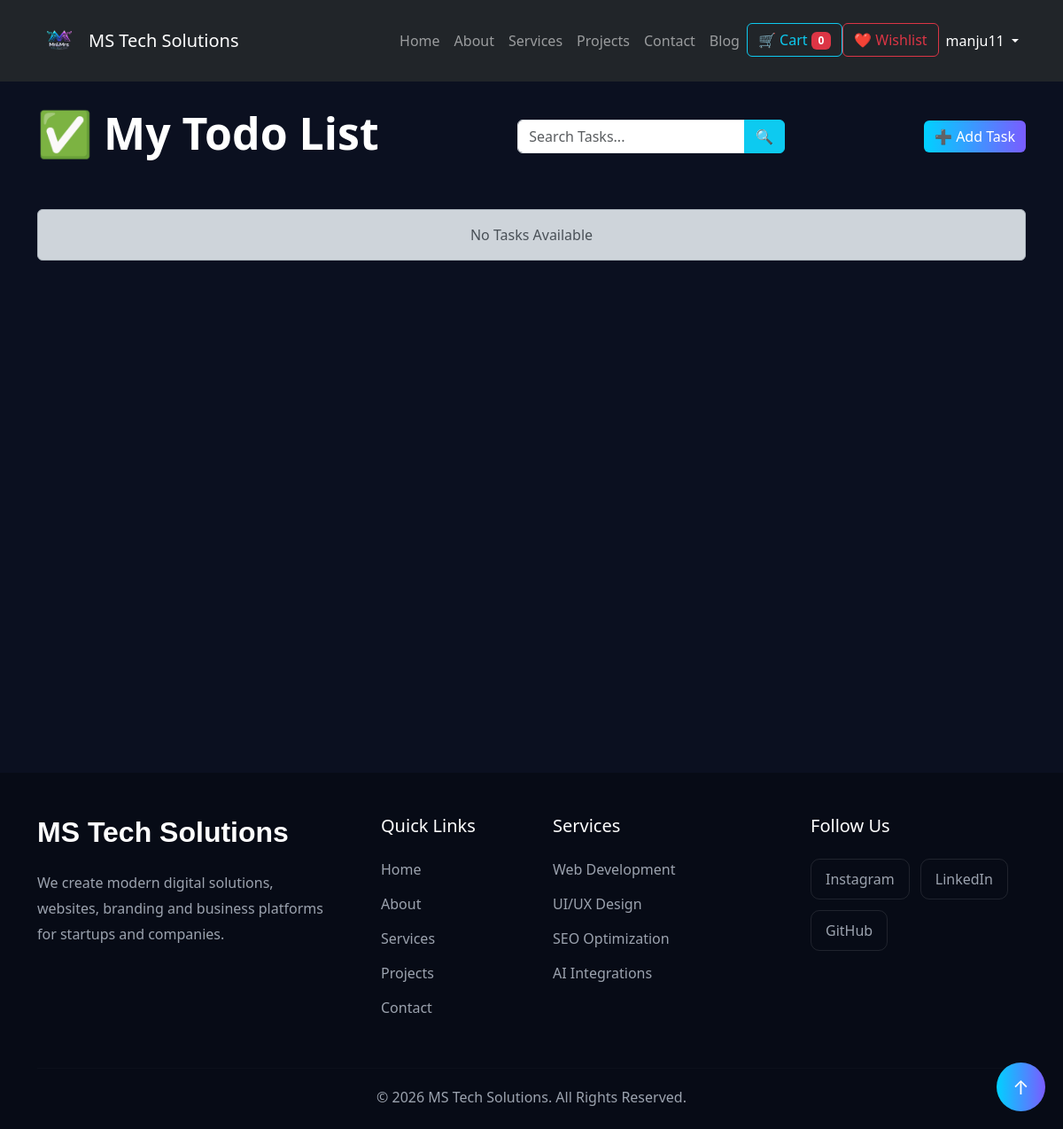
The app's page /todo/ (signed in), older data.
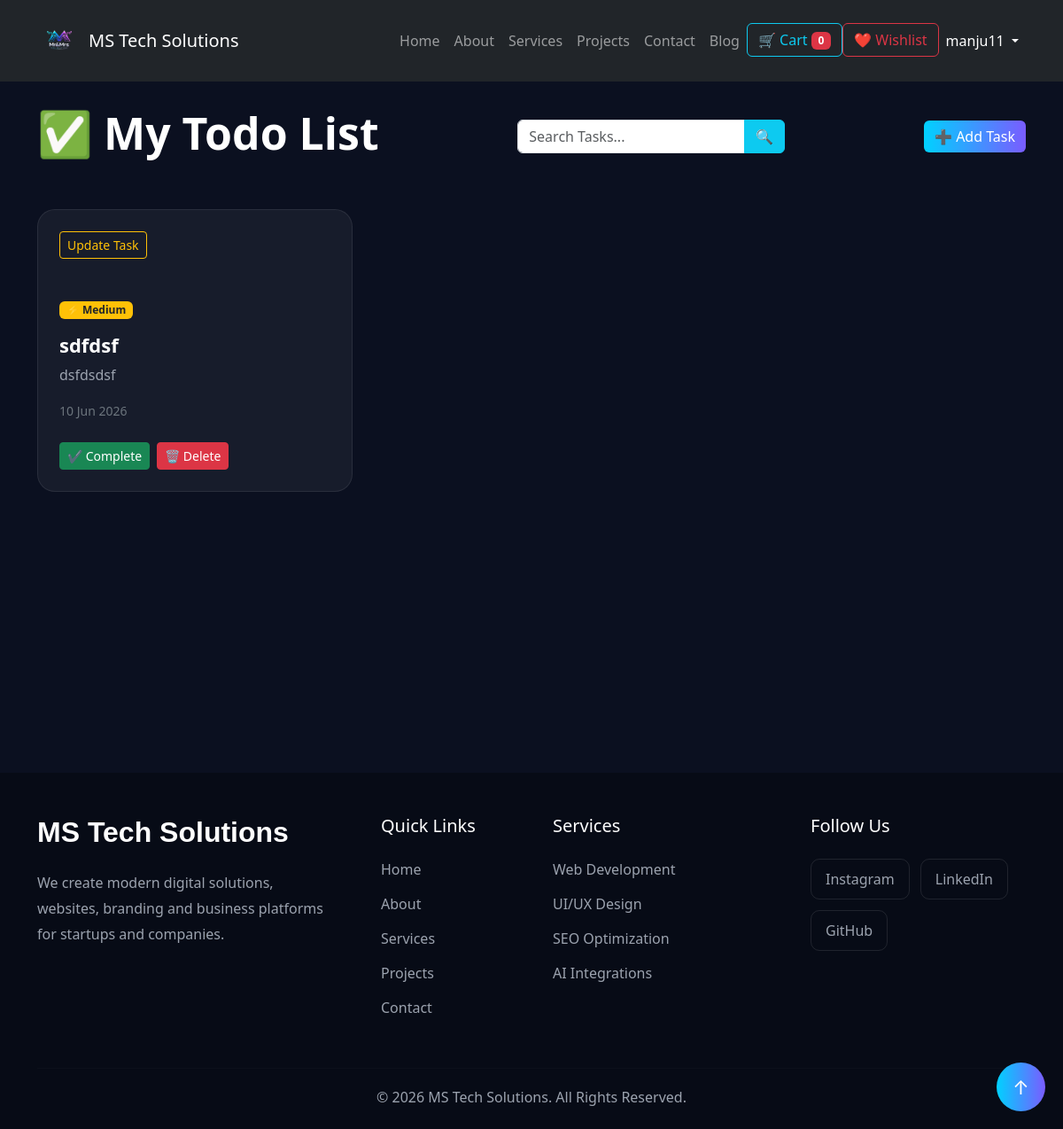
The same page, newer data.
### Todo_app_project/models.py (models this page shows, shortened)
class Todo(models.Model):
    PRIORITY_CHOICES = (
        ('High', 'High'),
        ('Medium', 'Medium'),
        ('Low', 'Low')
    )
    user = models.ForeignKey(
        User,
        on_delete=models.CASCADE
    )
    title = models.CharField(
        max_length=200
    )
    priority = models.CharField(
        max_length=10,
        choices=PRIORITY_CHOICES,
        default='Medium'
    )
    due_date = models.DateField(
        null=True,
        blank=True
    )
    category = models.ForeignKey(
    TodoCategory,
    on_delete=models.CASCADE,
    null=True,
    blank=True
    )
    description = models.TextField()
    is_completed = models.BooleanField(
        default=False
    )
    created_at = models.DateTimeField(
        auto_now_add=True
    )

### Todo_app_project/views.py (the view)
# urls.py: path('', views.todo_homepage, name='todo_homepage'),
@login_required
def todo_homepage(request):
    query = request.GET.get('query')
    todos = Todo.objects.filter(
        user=request.user
    ).order_by('-created_at')
    if query:
        todos = todos.filter(
            title__icontains=query
        )
    todos = todos.order_by('-created_at')
    context = {
        'todos': todos
    }
    return render(request, 'todo_app/todo_homepage.html', context)

### E_commerce_app/context_processors.py (called while the page is built)
def cart_count(request):
    count = 0
    if request.user.is_authenticated:
        count = Cart.objects.filter(
            user=request.user
        ).count()
    return {
        'cart_count': count
    }

### Todo_app_project/templates/todo_app/todo_homepage.html (shortened to what this page needs)
{% extends 'base.html' %}
{% block content %}
<section class="todo-section py-5">
<div class="container">
<div class="d-flex flex-column flex-md-row justify-content-between align-items-center gap-3 mb-5">
    <h1 class="page-title">
        ✅ My Todo List
    </h1>
        <center>
            <form method="GET" class="w-100 w-md-auto">
                <div class="input-group">
                    <input
                    type="text"
                    name="query"
                    value="{{ request.GET.query }}"
                    class="form-control"
                    placeholder="Search Tasks...">
                    <button
                    class="btn btn-info">
                        🔍
                    </button>
                </div>
            </form>
        </center>
    <a
    href="{% url 'create_todo' %}"
    class="btn create-btn">
        ➕ Add Task
    </a>
</div>
<div class="row g-4">
    {% for todo in todos %}
    <div class="col-md-6 col-lg-4">
        <div class="todo-card p-4">
            <div class="gap-3">
            <a href="{% url 'update_todo' todo.id %}" class="btn btn-sm btn-outline-warning">
            Update Task
            </a>
        </div>
            <br><br>
            <div class="d-flex justify-content-between">
                {% if todo.priority == 'High' %}
                <span class="badge bg-danger">
                    🔥 High
                </span>
                {% elif todo.priority == 'Medium' %}
                <span class="badge bg-warning text-dark">
                    ⚡ Medium
                </span>
                {% else %}
                <span class="badge bg-success">
                    ✅ Low
                </span>
                {% endif %}
            </div>
            <h3 class="todo-title mt-3">
                {{ todo.title }}
            </h3>
            <p class="todo-desc">
                {{ todo.description }}
            </p>
            <small class="text-secondary">
                {{ todo.created_at|date:"d M Y" }}
            </small>
            <div class="mt-4 d-flex gap-2">
                {% if not todo.is_completed %}
                <a
                href="{% url 'complete_todo' todo.id %}"
                class="btn btn-success btn-sm">
                    ✔ Complete
                </a>
                {% endif %}
                <a
                href="{% url 'delete_todo' todo.id %}"
                class="btn btn-danger btn-sm">
                    🗑 Delete
                </a>
            </div>
        </div>
    </div>
    {% empty %}
    <div class="col-12">
        <div class="alert alert-dark text-center">
            No Tasks Available
        </div>
    </div>
    {% endfor %}
</div>
</div>
</section>
{% endblock %}

Row changes from the older to the newer data that the page shows:
added Todo: priority "⚡ Medium", title "sdfdsf", description "dsfdsdsf", created_at "10 Jun 2026", is_completed "✔ Complete"
Text that changed along with them:
text no longer shown: "No Tasks Available"
